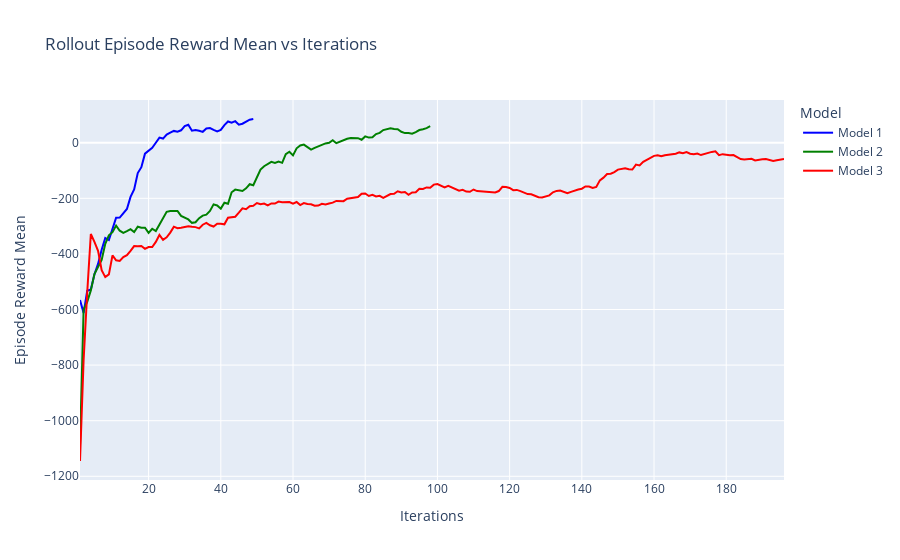

The notebook cell saved with this chart:
### Code cell
fig = go.Figure()
fig.add_trace(go.Scatter(x=df_1['time/iterations'], 
                         y=df_1['rollout/ep_rew_mean'], 
                         mode='lines', 
                         name='Model 1', 
                         line=dict(color='blue')))
fig.add_trace(go.Scatter(x=df_2['time/iterations'], 
                         y=df_2['rollout/ep_rew_mean'], 
                         mode='lines', 
                         name='Model 2', 
                         line=dict(color='green')))
fig.add_trace(go.Scatter(x=df_3['time/iterations'], 
                         y=df_3['rollout/ep_rew_mean'], 
                         mode='lines', 
                         name='Model 3', 
                         line=dict(color='red')))
fig.update_layout(
    title='Rollout Episode Reward Mean vs Iterations',
    xaxis_title='Iterations',
    yaxis_title='Episode Reward Mean',
    legend_title='Model',
)
fig.show()

### Figure 1 — Plotly figure (JSON) as saved in the notebook; plotly's stock layout.template omitted (floating-point values rounded to 4 significant figures; data arrays with more than 128 entries replaced by an {"elided": "..."} marker saying what was removed)
{"data": [{"line": {"color": "blue"}, "mode": "lines", "name": "Model 1", "type": "scatter", "x": [1, 2, 3, 4, 5, 6, 7, 8, 9, 10, 11, 12, 13, 14, 15, 16, 17, 18, 19, 20, 21, 22, 23, 24, 25, 26, 27, 28, 29, 30, 31, 32, 33, 34, 35, 36, 37, 38, 39, 40, 41, 42, 43, 44, 45, 46, 47, 48, 49], "y": [-565.6, -613, -532.6, -527.8, -473.6, -435.9, -384.7, -342.5, -350.0, -309.8, -269.8, -269.3, -252.9, -238.4, -194.8, -168.0, -109.0, -88.15, -39.38, -30.02, -18.24, -0.09, 18.54, 14.93, 29.38, 36.34, 42.48, 39.67, 44.65, 59.6, 64.6, 43.09, 46.04, 43.27, 39.08, 51.25, 52.83, 46.32, 40.85, 45.87, 63.48, 76.34, 72, 77.5, 64.81, 68.41, 74.2, 82.69, 85.3]}, {"line": {"color": "green"}, "mode": "lines", "name": "Model 2", "type": "scatter", "x": [1, 2, 3, 4, 5, 6, 7, 8, 9, 10, 11, 12, 13, 14, 15, 16, 17, 18, 19, 20, 21, 22, 23, 24, 25, 26, 27, 28, 29, 30, 31, 32, 33, 34, 35, 36, 37, 38, 39, 40, 41, 42, 43, 44, 45, 46, 47, 48, 49, 50, 51, 52, 53, 54, 55, 56, 57, 58, 59, 60, 61, 62, 63, 64, 65, 66, 67, 68, 69, 70, 71, 72, 73, 74, 75, 76, 77, 78, 79, 80, 81, 82, 83, 84, 85, 86, 87, 88, 89, 90, 91, 92, 93, 94, 95, 96, 97, 98], "y": [-1090.0, -600, -572.2, -531.4, -472.5, -447, -422.0, -363.7, -333.3, -321.8, -298.0, -316.6, -324.4, -318.4, -310.9, -321.6, -302.3, -305.9, -305.8, -324.3, -309.6, -317.9, -295.4, -270.1, -248.5, -245.7, -245.8, -245.6, -263.3, -270.0, -275.9, -288.3, -286.1, -271.4, -262.1, -258.7, -245.5, -221.8, -225.9, -237.2, -215.7, -219.3, -178.2, -168.8, -172.2, -173.8, -164.0, -149.4, -153.2, -122.8, -96.61, -84.51, -76.9, -68.99, -72.89, -68.14, -72.41, -41.31, -32.29, -45.47, -20.25, -9.96, -6.85, -14.55, -24.88, -18.49, -13.27, -5.46, -2.63, 0.02, 9.21, -1.73, 4.21, 10.11, 14.25, 16.91, 15.78, 16.49, 10.7, 22.72, 18.35, 19.38, 31.01, 35.29, 45.55, 49.25, 52.06, 49.49, 48.55, 39.35, 34.67, 35.25, 32.49, 38.08, 45.5, 48.7, 52.55, 59.4]}, {"line": {"color": "red"}, "mode": "lines", "name": "Model 3", "type": "scatter", "x": {"elided": "196 int values"}, "y": {"elided": "196 float values"}}], "layout": {"legend": {"title": {"text": "Model"}}, "title": {"text": "Rollout Episode Reward Mean vs Iterations"}, "xaxis": {"title": {"text": "Iterations"}}, "yaxis": {"title": {"text": "Episode Reward Mean"}}}}
